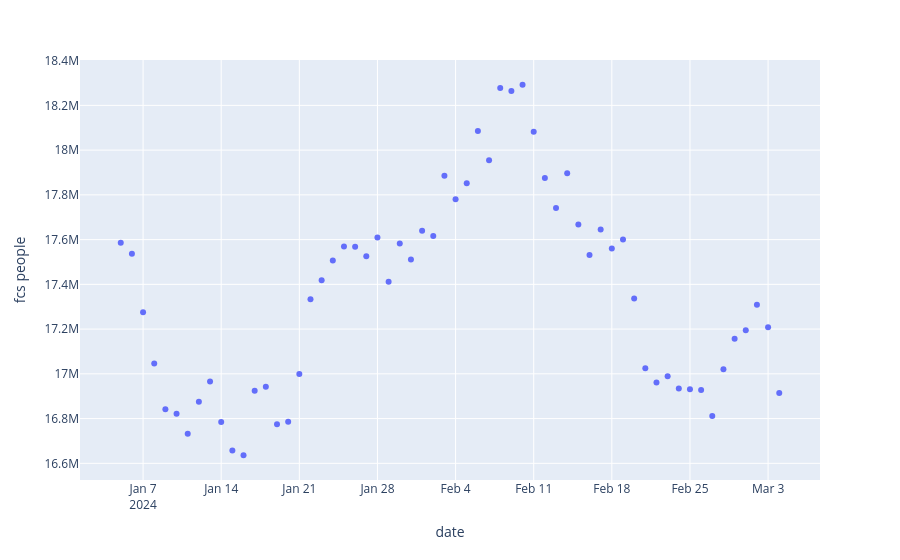

This figure's notebook cell:
### Code cell
fig2=px.scatter(popul_grouped,x="date",y="fcs people")
fig2.show()
